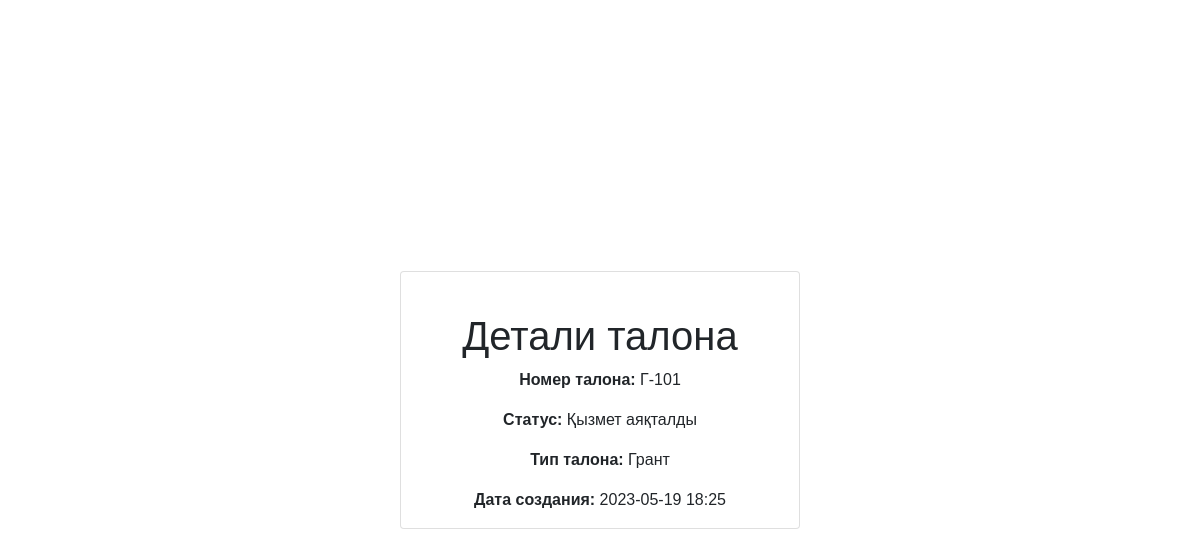
The page /api/v1/queues/ticket/2/ on the database its author committed.
### queues/models.py (models this page shows, shortened)
class Queue(models.Model):
    id = models.AutoField(primary_key=True)
    queue_number = models.CharField(max_length=10, unique=True, blank=True)
    status = models.CharField(
        choices=choices.QueueStatusChoices.choices,
        default=choices.QueueStatusChoices.New,
        blank=True,
        null=False,
        max_length=20,
    )
    user = models.CharField(max_length=20, null=True, blank=True)
    queue_type = models.CharField(
        choices=choices.QueueTypeChoices.choices,
        default=choices.QueueTypeChoices.Other,
        blank=True,
        null=False,
        max_length=20,
    )
    created_at = models.DateTimeField(auto_now_add=True)
    class Meta:
        ordering = ('created_at',)
        verbose_name = _('Queue')
        verbose_name_plural = _('Queues')

### queues/views.py (the view)
def ticket_detail(request, ticket_id):
    ticket = get_object_or_404(Queue, id=ticket_id)
    return render(request, 'queues/ticket_detail.html', {'ticket': ticket})

### queues/templates/queues/ticket_detail.html (shortened to what this page needs)
<!DOCTYPE html>
<html>
<head>
    <link rel="stylesheet" href="https://cdn.jsdelivr.net/npm/bootstrap@5.0.0/dist/css/bootstrap.min.css">
</head>
<body>
<div class="container">
    <div class="card">
        <div class="card-body text-center">
            <h1 class="mt-4">Детали талона</h1>
            <p class="card-text"><strong>Номер талона:</strong> {{ ticket.queue_number }}</p>
            <p class="card-text"><strong>Статус:</strong> {{ ticket.status }}</p>
            <p class="card-text"><strong>Тип талона:</strong> {{ ticket.queue_type }}</p>
            <p class="card-text"><strong>Дата создания:</strong> {{ ticket.created_at|date:"Y-m-d H:i" }}</p>
        </div>
    </div>
</div>
</body>
</html>

### queues/templates/queues/ticket_detail.html (style rules this page uses)
body { font-family: Arial, sans-serif; }
.container { display: flex; justify-content: center; align-items: center; height: 100vh; }
.card { width: 400px; }

### rows shown on the page
Queue: queue_number "Г-101", status "Қызмет аяқталды", queue_type "Грант", created_at "2023-05-19 18:25"
